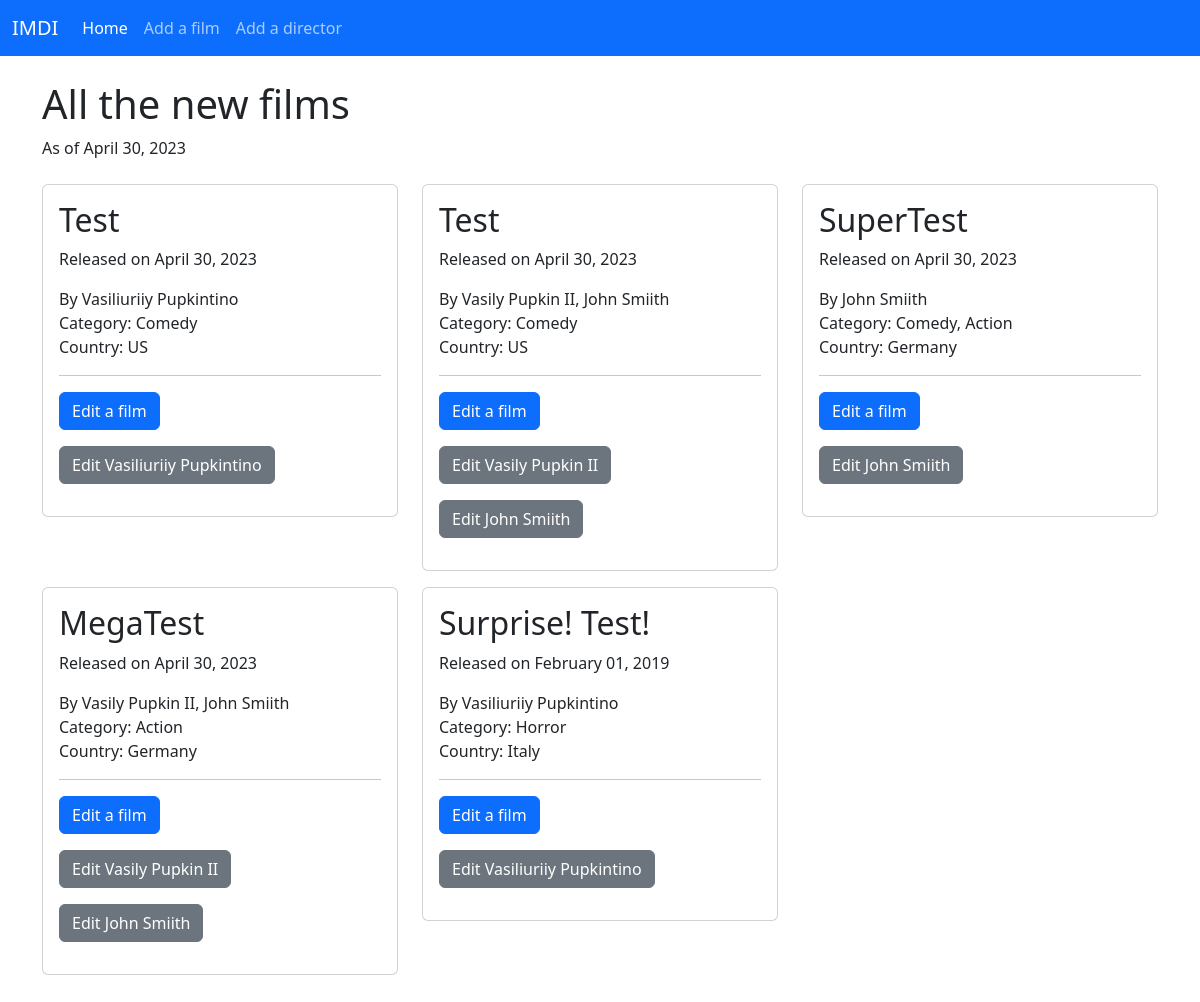
The page / on the database its author committed.
### films/models.py (models this page shows, shortened)
class Film(models.Model):
    title = models.CharField(max_length=50)
    release_date = models.DateTimeField(default=date.today())
    created_in_country = models.ForeignKey(Country, on_delete=models.DO_NOTHING)
    available_in_countries = models.ManyToManyField(Country, related_name='countries', blank=True)
    category = models.ManyToManyField(Category, related_name='categories', blank=True)
    director = models.ManyToManyField(Director, related_name='directors', blank=True)

class Director(models.Model):
    name = models.CharField(max_length=50)
    country = models.ForeignKey(Country, on_delete=models.DO_NOTHING, blank=True)
    film = models.ManyToManyField('Film', related_name='films', blank=True)
    def __str__(self):
        return f"{self.name}"

class Category(models.Model):
    name = models.CharField(max_length=50)
    def __str__(self):
        return f"{self.name}"

class Country(models.Model):
    name = models.CharField(max_length=50)
    def __str__(self):
        return f"{self.name}"

### films/views.py (the view)
# urls.py: path('', HomepageView.as_view(), name="home"),
class HomepageView(generic.ListView):
    template_name = 'homepage.html'
    model = Film
    context_object_name = 'films'
    def get_context_data(self, *args, **kwargs):
        context = super().get_context_data(**kwargs)
        context['current_date'] = date.today()
        return context

### films/templates/homepage.html
{% extends 'partials/base.html' %}
{% block content %}
<div class="container py-4">
    <div class="row">
        <div class="col">
            <h1>All the new films</h1>
            <p>As of {{ current_date }}</p>
        </div>
    </div>
    <div class="row row-cols-3">
        {% for item in films %}
            <div class="col">
                <div class="card my-2">
                    <div class="card-body">
                        <h2>{{item.title}}</h2>
                        <p>Released on {{item.release_date|date:"F d, Y"}}</p>
                        <p>By {{item.director.all|join:", "}}
                            <br>Category: {{item.category.all|join:", "}}
                            <br>Country: {{item.created_in_country}}</p>
                        <hr>
                        <p><a href="{% url 'edit_film' item.id %}" class="btn btn-primary">Edit a film</a></p>
                        {% for d in item.director.all %}
                            <p><a href="{% url 'edit_director' d.id %}" class="btn btn-secondary">Edit {{d}}</a></p>
                        {% endfor %}
                    </div>
                </div>
            </div>
        {% endfor %}
    </div>
</div>
{% endblock %}

### films/templates/partials/base.html (shortened to what this page needs)
{% load static %}
<!doctype html>
<html lang="en">
<head>
    <link rel="stylesheet" href="{% static 'css/'%}bootstrap.min.css">
</head>
<body>
    {% include 'partials/navbar.html' %}
    {% block content %}{% endblock %}
</body>
</html>

### films/templates/partials/navbar.html (shortened to what this page needs)
<nav class="navbar navbar-expand-lg bg-primary" data-bs-theme="dark">
  <div class="container-fluid">
    <a class="navbar-brand" href="{% url 'home' %}">IMDI</a>
    <div class="collapse navbar-collapse" id="navbarNavAltMarkup">
      <div class="navbar-nav">
        <a class="nav-link active" aria-current="page" href="{% url 'home' %}">Home</a>
        <a class="nav-link" href="{% url 'add_film' %}">Add a film</a>
        <a class="nav-link" href="{% url 'add_director' %}">Add a director</a>
      </div>
    </div>
  </div>
</nav>

### rows shown on the page
Film: title "Test", release_date "April 30, 2023", director.all "Vasiliuriiy Pupkintino", category.all "Comedy", created_in_country "US"
Director: name "Vasiliuriiy Pupkintino"
Film: title "Test", release_date "April 30, 2023", director.all "Vasily Pupkin II, John Smiith", category.all "Comedy", created_in_country "US"
Director: name "Vasily Pupkin II"
Director: name "John Smiith"
Film: title "SuperTest", release_date "April 30, 2023", director.all "John Smiith", category.all "Comedy, Action", created_in_country "Germany"
Film: title "MegaTest", release_date "April 30, 2023", director.all "Vasily Pupkin II, John Smiith", category.all "Action", created_in_country "Germany"
Film: title "Surprise! Test!", release_date "February 01, 2019", director.all "Vasiliuriiy Pupkintino", category.all "Horror", created_in_country "Italy"

### other values the page prints
{{ current_date }} "April 30, 2023"
